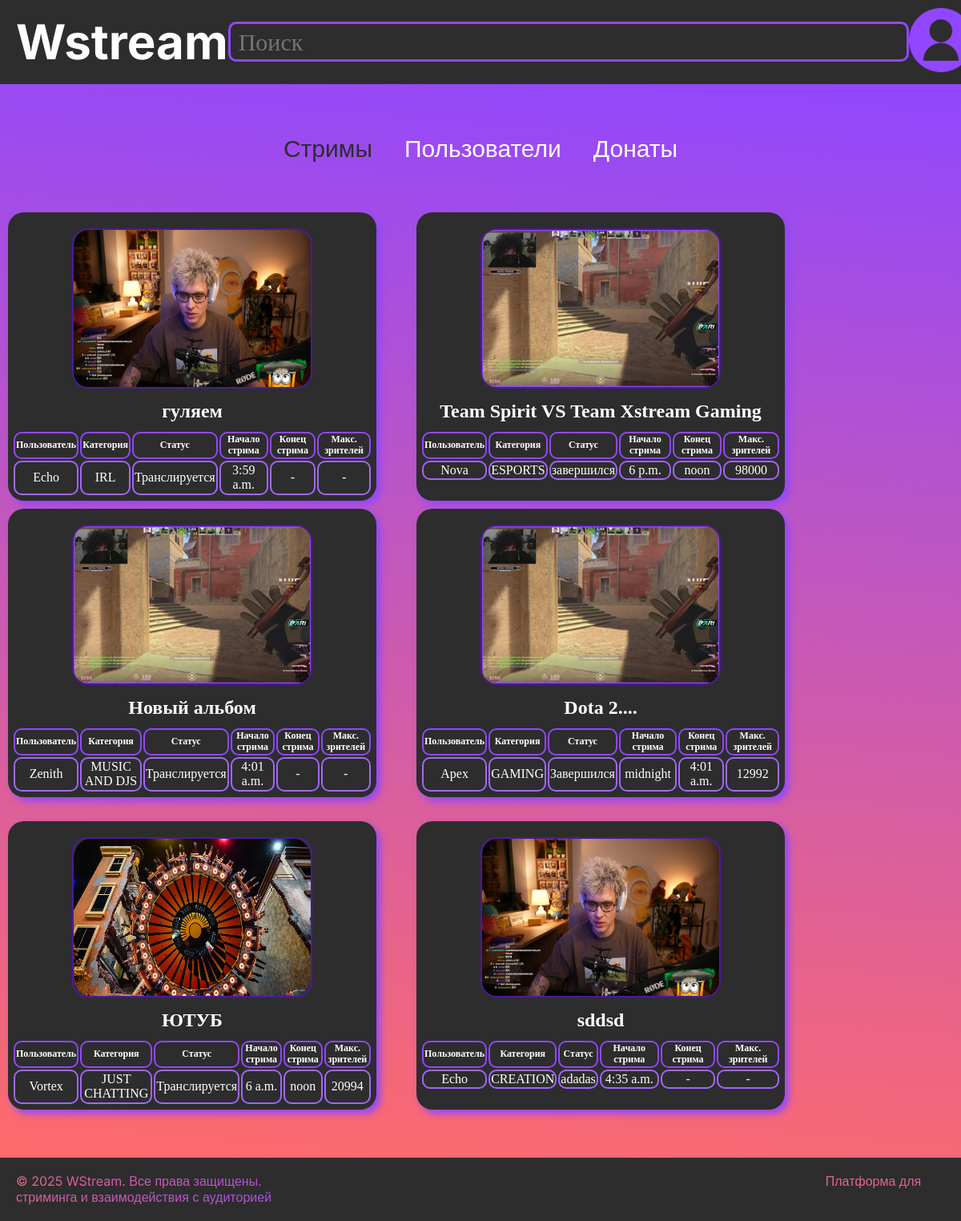
/Stream/, run on an earlier commit of the app's database.
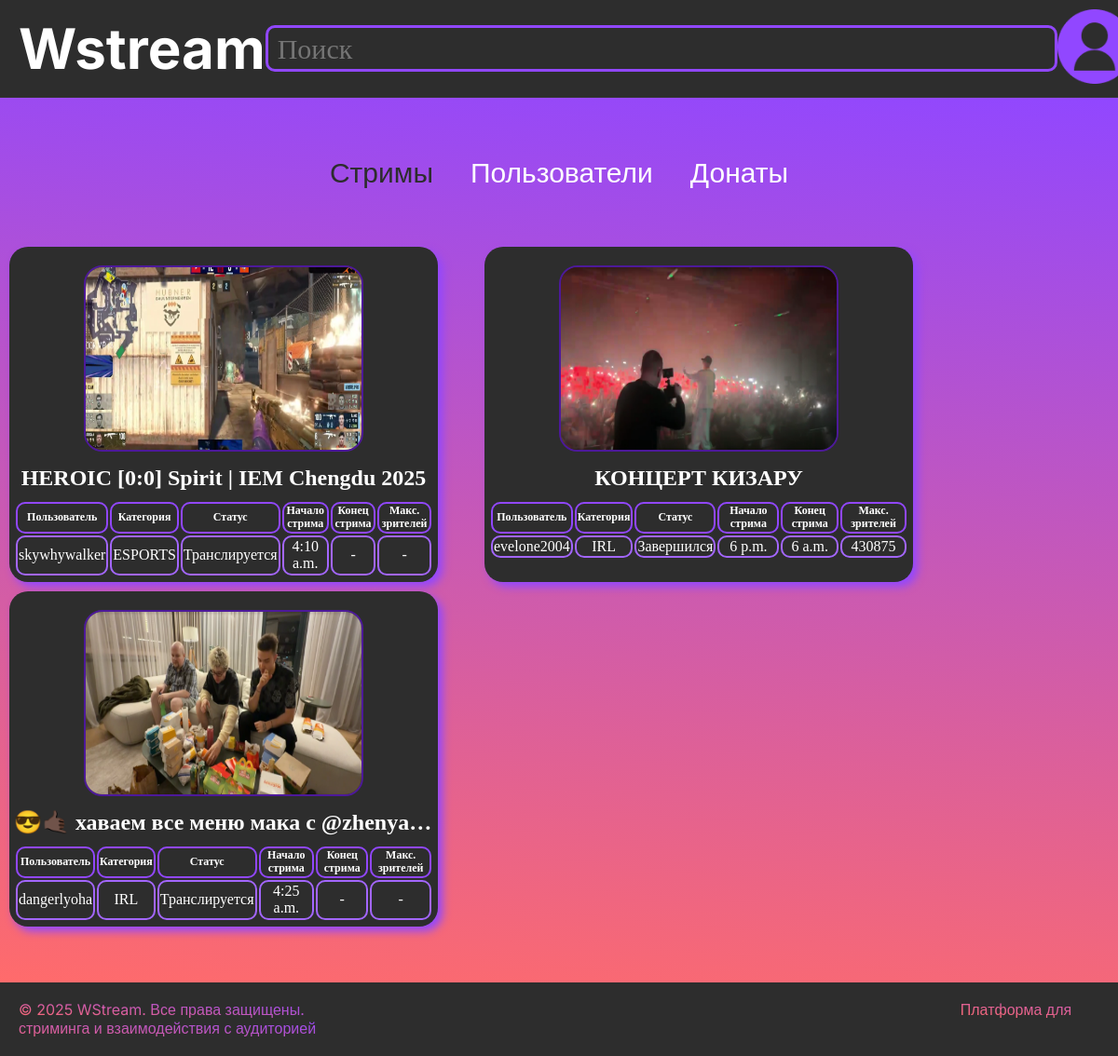
And on a later commit of the database.
### first_app/models.py (models this page shows, shortened)
class Streams(models.Model):
    cate = [
    ("IRL", "IRL"),
    ("CREATION", "CREATION"),
    ("ESPORTS", "ESPORTS"),
    ("GAMING", "GAMING"),
    ("MUSIC AND DJS", "MUSIC AND DJS"),
    ("JUST CHATTING", "JUST CHATTING")
]
    status = [
        ("Транслируется", "Транслируется"),
        ("Завершился", "Завершился")
    ]
    name = models.CharField('Название стрима', max_length=200)
    id_users = models.ForeignKey(Users, on_delete=models.SET_NULL, null=True, blank=True, verbose_name='Пользователь')
    category = models.CharField('Категрия', choices=cate)
    status = models.CharField('Статус', choices=status)
    preview = models.ImageField('Обложка', upload_to='stream-preview/', null=True, blank=True)
    start_time = models.TimeField('Время начала стрима')
    end_time = models.TimeField('Время окончания стрима', null=True, blank=True)
    max_viewers = models.IntegerField('макс. кол. зрителей', null=True, blank=True)
    class Meta:
        verbose_name = "Стрим"
        verbose_name_plural = "Стримы"

class Users(models.Model):
    rol = [
    ("Админ", "Админ"),
    ("Модератор", "Модератор"),
    ("Обычный пользователь", "Обычный пользователь")
]
    user_name = models.CharField(verbose_name='имя пользователя', max_length=30)
    email = models.EmailField("Почта", max_length=100)
    hash_particle = models.CharField('Хэш', max_length=100)
    registration_date = models.DateField("Дата регистрации")
    avatar = models.ImageField('Автарка', upload_to='users_photos/', null=True, blank=True)
    nickname = models.CharField("Никнейм", max_length=50)
    roles = models.CharField('Роль', max_length=50, choices=rol)
    class Meta:
        verbose_name = "Пользователь"
        verbose_name_plural = "Пользователи"

### first_app/views.py (the view)
# urls.py: path('Stream/', page2, name='page2'),
def page2(request):
    streams = Streams.objects.all()
    search_history = request.session.get('search_history', [])
    return render(request, 'two.html', {
        'streams': streams,
        'search_history': search_history
    })

### first_app/templates/two.html
{% extends "main.html" %}
{% load static %}
{% block main %}
<div class="container">
    <section class="catalog">
        <ul class="filter-list">
            <li class="filter-item">
                <a class="link-filter active" href="{% url 'page2' %}">
                    Стримы
                </a>
            </li>
            <li class="filter-item">
                <a class="link-filter" href="{% url 'page4' %}">
                    Пользователи
                </a>
            </li>
            <li class="filter-item">
                <a class="link-filter" href="{% url 'page3' %}">
                    Донаты
                </a>
            </li>
        </ul>
    </section>
    <div class="streamers">
        {% for stream in streams %}
        <div class="streamer">
            <div class="stream-img">
                {% if stream.preview %}
                <img src="{{ stream.preview.url }}" alt="{{ stream.name }}" class="images-stream">
                {% else %}
                <img src="{% static 'images-maz/image (2).png' %}" alt="{{ stream.name }}" class="images-stream">
                {% endif %}
                <h2 class="stream-title">{{ stream.name }}</h2>
                <table class="streamer-table">
                    <thead class="head-table">
                        <tr class="heade-name-list">
                            <th class="head-name-item">Пользователь</th>
                            <th class="head-name-item">Категория</th>
                            <th class="head-name-item">Статус</th>
                            <th class="head-name-item">Начало стрима</th>
                            <th class="head-name-item">Конец стрима</th>
                            <th class="head-name-item">Макс. зрителей</th>
                        </tr>
                    </thead>
                    <tbody class="body-table">
                        <tr class="body-table-list">
                            <td class="body-table-item">{{ stream.id_users.nickname }}</td>
                            <td class="body-table-item">{{ stream.category }}</td>
                            <td class="body-table-item">{{ stream.status }}</td>
                            <td class="body-table-item">{{ stream.start_time }}</td>
                            <td class="body-table-item">{{ stream.end_time|default:"-" }}</td>
                            <td class="body-table-item">{{ stream.max_viewers|default:"-" }}</td>
                        </tr>
                    </tbody>
                </table>
            </div>
        </div>
        {% endfor %}
    </div>
</div>
{% endblock %}

What changed in the data, as far as the page shows it:
removed Streams: preview (picture), name "гуляем", id_users.nickname "Echo", category "IRL", status "Транслируется", start_time "3:59 a.m.", end_time "-", max_viewers "-"
removed Streams: name "Team Spirit VS Team Xstream Gaming", id_users.nickname "Nova", category "ESPORTS", status "завершился", start_time "6 p.m.", end_time "noon", max_viewers "98000"
removed Streams: name "Новый альбом", id_users.nickname "Zenith", category "MUSIC AND DJS", status "Транслируется", start_time "4:01 a.m.", end_time "-", max_viewers "-"
removed Streams: name "Dota 2....", id_users.nickname "Apex", category "GAMING", status "Завершился", start_time "midnight", end_time "4:01 a.m.", max_viewers "12992"
removed Streams: preview (picture), name "ЮТУБ", id_users.nickname "Vortex", category "JUST CHATTING", status "Транслируется", start_time "6 a.m.", end_time "noon", max_viewers "20994"
removed Streams: preview (picture), name "sddsd", id_users.nickname "Echo", category "CREATION", status "adadas", start_time "4:35 a.m.", end_time "-", max_viewers "-"
added Streams: preview (picture), name "HEROIC [0:0] Spirit | IEM Chengdu 2025", id_users.nickname "skywhywalker", category "ESPORTS", status "Транслируется", start_time "4:10 a.m.", end_time "-", max_viewers "-"
added Streams: preview (picture), name "КОНЦЕРТ КИЗАРУ", id_users.nickname "evelone2004", category "IRL", status "Завершился", start_time "6 p.m.", end_time "6 a.m.", max_viewers "430875"
added Streams: preview (picture), name "😎🤙🏿 хаваем все меню мака с @zhenya…", id_users.nickname "dangerlyoha", category "IRL", status "Транслируется", start_time "4:25 a.m.", end_time "-", max_viewers "-"
